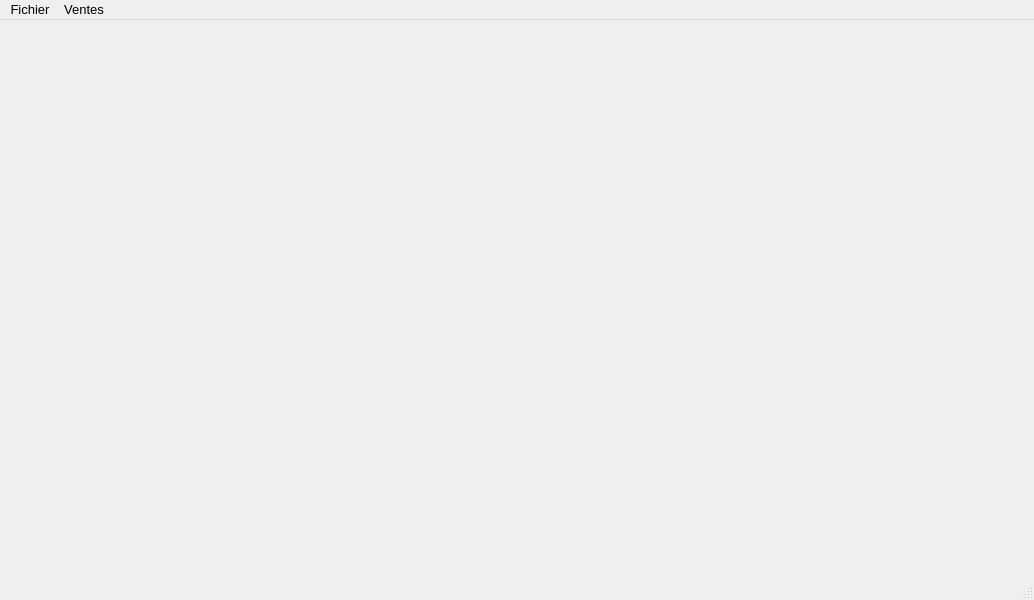
<?xml version="1.0" encoding="UTF-8"?>
<ui version="4.0">
 <class>mWin</class>
 <widget class="QMainWindow" name="mWin">
  <property name="geometry">
   <rect>
    <x>0</x>
    <y>0</y>
    <width>1034</width>
    <height>600</height>
   </rect>
  </property>
  <property name="minimumSize">
   <size>
    <width>800</width>
    <height>600</height>
   </size>
  </property>
  <property name="font">
   <font>
    <family>Arial</family>
    <pointsize>10</pointsize>
   </font>
  </property>
  <property name="windowTitle">
   <string>IJADA ERP</string>
  </property>
  <property name="windowIcon">
   <iconset>
    <normaloff>logo.png</normaloff>logo.png</iconset>
  </property>
  <widget class="QWidget" name="centralwidget"/>
  <widget class="QMenuBar" name="menubar">
   <property name="geometry">
    <rect>
     <x>0</x>
     <y>0</y>
     <width>1034</width>
     <height>21</height>
    </rect>
   </property>
   <widget class="QMenu" name="menuFichier">
    <property name="title">
     <string>Fichier</string>
    </property>
    <addaction name="actionClients"/>
    <addaction name="actionFournisseurs"/>
    <addaction name="actionTransporteurs"/>
    <addaction name="separator"/>
    <addaction name="actionAricles"/>
    <addaction name="actionFamilles"/>
    <addaction name="actionUnit_s"/>
    <addaction name="separator"/>
    <addaction name="actionNature_op_ration_caisse"/>
    <addaction name="separator"/>
    <addaction name="actionCodification"/>
    <addaction name="separator"/>
    <addaction name="actionSauvgarder_et_quitter"/>
    <addaction name="actionQuitter"/>
   </widget>
   <widget class="QMenu" name="menuVentes">
    <property name="title">
     <string>Ventes</string>
    </property>
   </widget>
   <addaction name="menuFichier"/>
   <addaction name="menuVentes"/>
  </widget>
  <widget class="QStatusBar" name="statusbar"/>
  <action name="actionClients">
   <property name="text">
    <string>Clients</string>
   </property>
  </action>
  <action name="actionFournisseurs">
   <property name="text">
    <string>Fournisseurs</string>
   </property>
  </action>
  <action name="actionTransporteurs">
   <property name="text">
    <string>Transporteurs</string>
   </property>
  </action>
  <action name="actionAricles">
   <property name="text">
    <string>Aricles</string>
   </property>
  </action>
  <action name="actionFamilles">
   <property name="text">
    <string>Familles</string>
   </property>
  </action>
  <action name="actionUnit_s">
   <property name="text">
    <string>Unités</string>
   </property>
  </action>
  <action name="actionNature_op_ration_caisse">
   <property name="text">
    <string>Nature opération caisse </string>
   </property>
  </action>
  <action name="actionCodification">
   <property name="text">
    <string>Codification</string>
   </property>
  </action>
  <action name="actionSauvgarder_et_quitter">
   <property name="text">
    <string>Sauvgarder et quitter</string>
   </property>
  </action>
  <action name="actionQuitter">
   <property name="text">
    <string>Quitter</string>
   </property>
  </action>
 </widget>
 <resources>
  <include location="icons.qrc"/>
 </resources>
 <connections/>
</ui>
